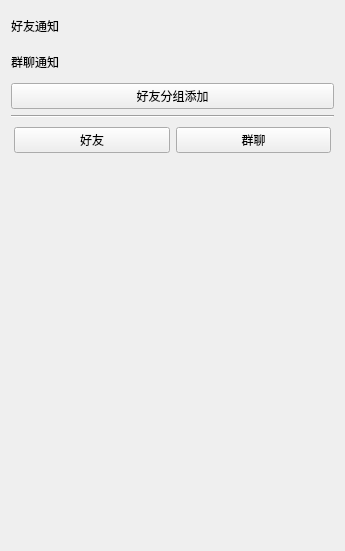
<?xml version="1.0" encoding="UTF-8"?>
<ui version="4.0">
 <class>ContactList</class>
 <widget class="QWidget" name="ContactList">
  <property name="geometry">
   <rect>
    <x>0</x>
    <y>0</y>
    <width>345</width>
    <height>551</height>
   </rect>
  </property>
  <property name="windowTitle">
   <string>Form</string>
  </property>
  <layout class="QVBoxLayout" name="verticalLayout">
   <item>
    <widget class="QWidget" name="fInformWidget" native="true">
     <layout class="QHBoxLayout" name="horizontalLayout_2">
      <property name="spacing">
       <number>0</number>
      </property>
      <property name="leftMargin">
       <number>0</number>
      </property>
      <property name="topMargin">
       <number>0</number>
      </property>
      <property name="rightMargin">
       <number>0</number>
      </property>
      <property name="bottomMargin">
       <number>0</number>
      </property>
      <item>
       <widget class="QLabel" name="friendLab">
        <property name="minimumSize">
         <size>
          <width>0</width>
          <height>30</height>
         </size>
        </property>
        <property name="text">
         <string>好友通知</string>
        </property>
       </widget>
      </item>
      <item>
       <spacer name="horizontalSpacer">
        <property name="orientation">
         <enum>Qt::Horizontal</enum>
        </property>
        <property name="sizeHint" stdset="0">
         <size>
          <width>222</width>
          <height>20</height>
         </size>
        </property>
       </spacer>
      </item>
      <item>
       <widget class="QLabel" name="friendNoticeCountLab">
        <property name="text">
         <string/>
        </property>
       </widget>
      </item>
     </layout>
    </widget>
   </item>
   <item>
    <widget class="QWidget" name="gInformWidget" native="true">
     <layout class="QHBoxLayout" name="horizontalLayout_3">
      <property name="spacing">
       <number>0</number>
      </property>
      <property name="leftMargin">
       <number>0</number>
      </property>
      <property name="topMargin">
       <number>0</number>
      </property>
      <property name="rightMargin">
       <number>0</number>
      </property>
      <property name="bottomMargin">
       <number>0</number>
      </property>
      <item>
       <widget class="QLabel" name="friendLab_2">
        <property name="minimumSize">
         <size>
          <width>0</width>
          <height>30</height>
         </size>
        </property>
        <property name="text">
         <string>群聊通知</string>
        </property>
       </widget>
      </item>
      <item>
       <spacer name="horizontalSpacer_2">
        <property name="orientation">
         <enum>Qt::Horizontal</enum>
        </property>
        <property name="sizeHint" stdset="0">
         <size>
          <width>70</width>
          <height>20</height>
         </size>
        </property>
       </spacer>
      </item>
      <item>
       <widget class="QLabel" name="groupNoticeCountLab">
        <property name="text">
         <string/>
        </property>
       </widget>
      </item>
     </layout>
    </widget>
   </item>
   <item>
    <widget class="QPushButton" name="friendmanage">
     <property name="text">
      <string>好友分组添加</string>
     </property>
    </widget>
   </item>
   <item>
    <widget class="Line" name="line">
     <property name="orientation">
      <enum>Qt::Horizontal</enum>
     </property>
    </widget>
   </item>
   <item>
    <widget class="QWidget" name="btnWidget" native="true">
     <layout class="QHBoxLayout" name="horizontalLayout">
      <property name="spacing">
       <number>6</number>
      </property>
      <property name="leftMargin">
       <number>3</number>
      </property>
      <property name="topMargin">
       <number>3</number>
      </property>
      <property name="rightMargin">
       <number>3</number>
      </property>
      <property name="bottomMargin">
       <number>3</number>
      </property>
      <item>
       <widget class="QPushButton" name="friendBtn">
        <property name="text">
         <string>好友</string>
        </property>
        <property name="checkable">
         <bool>true</bool>
        </property>
       </widget>
      </item>
      <item>
       <widget class="QPushButton" name="groupBtn">
        <property name="text">
         <string>群聊</string>
        </property>
        <property name="checkable">
         <bool>true</bool>
        </property>
       </widget>
      </item>
     </layout>
    </widget>
   </item>
   <item>
    <widget class="QStackedWidget" name="stackedWidget">
     <widget class="QWidget" name="page"/>
     <widget class="QWidget" name="page_2"/>
    </widget>
   </item>
  </layout>
 </widget>
 <resources/>
 <connections/>
</ui>
